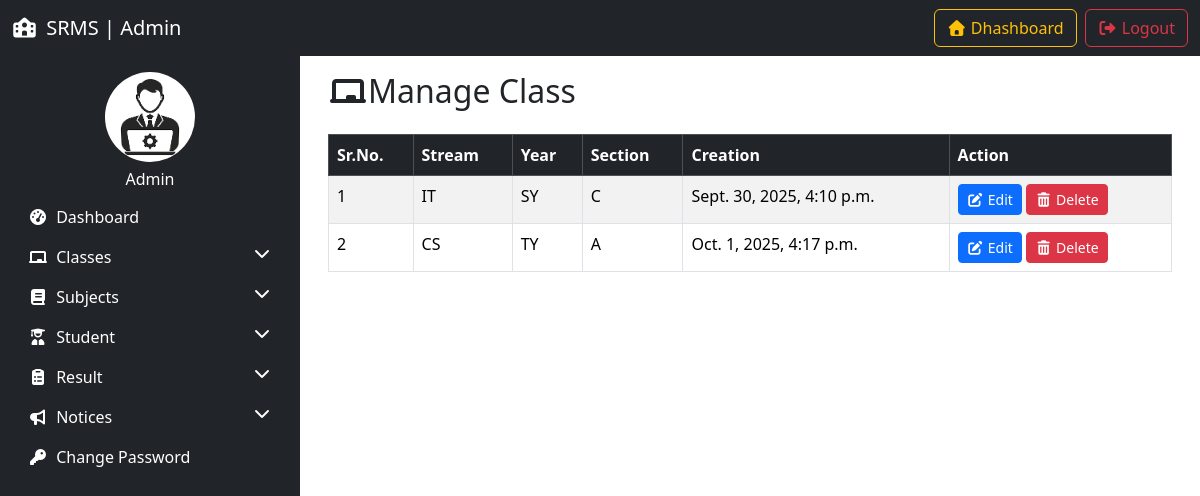
The page /manage_classes/ (signed in) on the database as committed earlier.
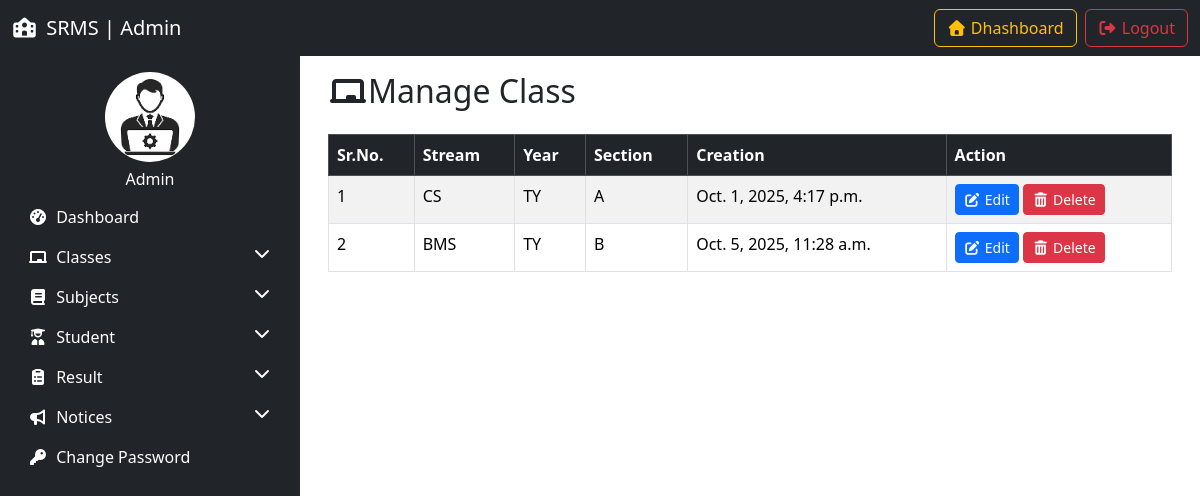
The same page on the database as committed later.
### resultapp/models.py (models this page shows, shortened)
class Studentclass(models.Model):
    streamName = models.CharField(max_length=100)
    yearStream = models.CharField(max_length=100)
    section = models.CharField(max_length=10)
    creation_date = models.DateTimeField(auto_now_add=True)
    updation_date = models.DateTimeField(auto_now=True)

### resultapp/views.py (the view, shortened to what this page needs)
# urls.py: path('manage_classes/',manage_classes, name='manage_classes'),
@login_required
def manage_classes(request):
    classes = Studentclass.objects.all()
    return render(request,'manage_classes.html', locals())

### resultapp/templates/manage_classes.html (shortened to what this page needs)
{% extends 'admin_base.html' %}
{% load static %}
{% block content %}
<div class="container">
    <h2 class="mb-4"><i class="fas fa-chalkboard"></i>Manage Class</h2>
    <table class="table table-bordered table-striped">
        <thead class="table-dark">
            <tr>
                <th>Sr.No.</th>
                <th>Stream</th>
                <th>Year</th>
                <th>Section</th>
                <th>Creation</th>
                <th>Action</th>
            </tr>
        </thead>
        <tbody>
            {% for c in classes %}
             <tr>
                <td>{{forloop.counter}}</td>
                <td>{{c.streamName}}</td>
                <td>{{c.yearStream}}</td>
                <td>{{c.section}}</td>
                <td>{{c.creation_date}}</td>
                <td>
                    <a href="{% url 'edit_class' c.id %}" class="btn btn-sm btn-primary"><i class="fas fa-edit"></i> Edit</a>
                    <a href="?delete={{c.id}}" onclick="return confirm('Are you sure you want to delete this class?')" class="btn btn-sm btn-danger"><i class="fas fa-trash-alt"></i> Delete</a>
                </td>
            </tr>
            {% empty %}
            <tr>
                <td colspan="6" class="text-center">No Classes Found</td>
            </tr>
            {% endfor %}
        </tbody>
    </table>
</div>
{% endblock %}

Rows that differ between the two databases and show on the page:
removed Studentclass: streamName "IT", yearStream "SY", section "C", creation_date "Sept. 30, 2025, 4:10 p.m."
added Studentclass: streamName "BMS", yearStream "TY", section "B", creation_date "Oct. 5, 2025, 11:28 a.m."
